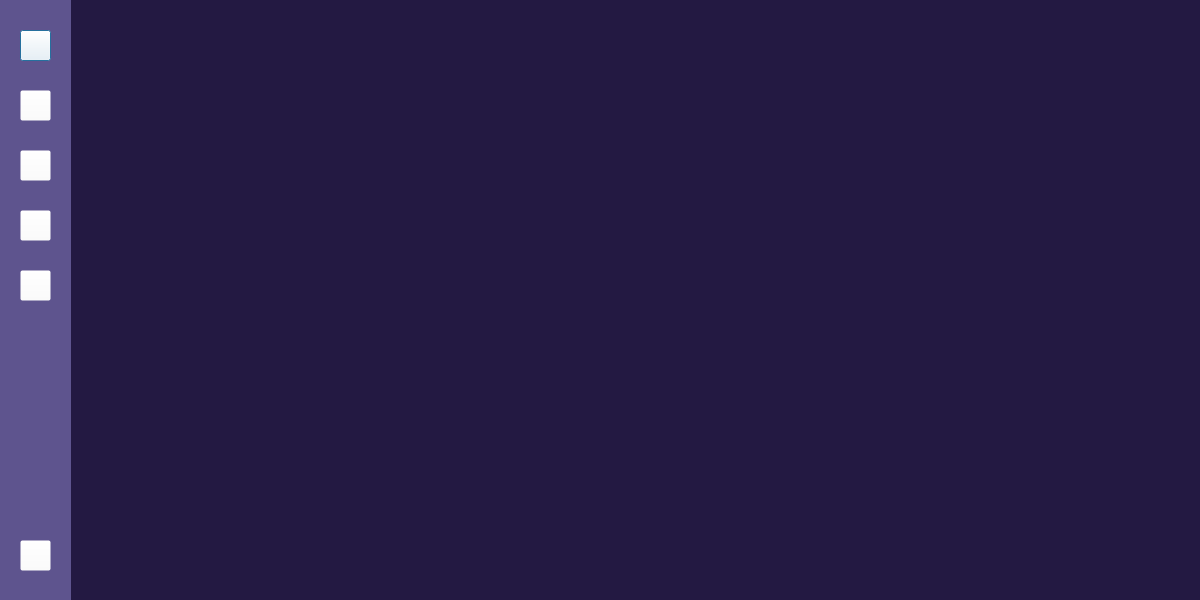
<?xml version="1.0" encoding="UTF-8"?>
<ui version="4.0">
 <class>LoginScreen</class>
 <widget class="QDialog" name="LoginScreen">
  <property name="geometry">
   <rect>
    <x>0</x>
    <y>0</y>
    <width>1200</width>
    <height>600</height>
   </rect>
  </property>
  <property name="font">
   <font>
    <family>Montserrat</family>
   </font>
  </property>
  <property name="windowTitle">
   <string>Dialog</string>
  </property>
  <property name="styleSheet">
   <string notr="true">background-color: rgb(35, 25, 66);</string>
  </property>
  <widget class="QWidget" name="load" native="true">
   <property name="geometry">
    <rect>
     <x>70</x>
     <y>10</y>
     <width>1131</width>
     <height>591</height>
    </rect>
   </property>
  </widget>
  <widget class="QWidget" name="widget" native="true">
   <property name="geometry">
    <rect>
     <x>0</x>
     <y>0</y>
     <width>71</width>
     <height>601</height>
    </rect>
   </property>
   <property name="styleSheet">
    <string notr="true">background-color: rgb(94, 84, 142);</string>
   </property>
   <widget class="QPushButton" name="home">
    <property name="geometry">
     <rect>
      <x>20</x>
      <y>30</y>
      <width>31</width>
      <height>31</height>
     </rect>
    </property>
    <property name="styleSheet">
     <string notr="true">background-color: rgba(255, 255, 255, 0);
image: url(icons/home.png);</string>
    </property>
    <property name="text">
     <string/>
    </property>
   </widget>
   <widget class="QPushButton" name="stats">
    <property name="geometry">
     <rect>
      <x>20</x>
      <y>90</y>
      <width>31</width>
      <height>31</height>
     </rect>
    </property>
    <property name="styleSheet">
     <string notr="true">image: url(icons/stats.png);
background-color: rgba(255, 255, 255, 0);</string>
    </property>
    <property name="text">
     <string/>
    </property>
   </widget>
   <widget class="QPushButton" name="calendar">
    <property name="geometry">
     <rect>
      <x>20</x>
      <y>150</y>
      <width>31</width>
      <height>31</height>
     </rect>
    </property>
    <property name="styleSheet">
     <string notr="true">image: url(icons/calendar.png);
background-color: rgba(255, 255, 255, 0);</string>
    </property>
    <property name="text">
     <string/>
    </property>
   </widget>
   <widget class="QPushButton" name="location">
    <property name="geometry">
     <rect>
      <x>20</x>
      <y>210</y>
      <width>31</width>
      <height>31</height>
     </rect>
    </property>
    <property name="styleSheet">
     <string notr="true">image: url(icons/location.png);
background-color: rgba(255, 255, 255, 0);</string>
    </property>
    <property name="text">
     <string/>
    </property>
   </widget>
   <widget class="QPushButton" name="logout">
    <property name="geometry">
     <rect>
      <x>20</x>
      <y>540</y>
      <width>31</width>
      <height>31</height>
     </rect>
    </property>
    <property name="styleSheet">
     <string notr="true">image: url(icons/logout.png);
background-color: rgba(255, 255, 255, 0);</string>
    </property>
    <property name="text">
     <string/>
    </property>
   </widget>
   <widget class="QPushButton" name="people">
    <property name="geometry">
     <rect>
      <x>20</x>
      <y>270</y>
      <width>31</width>
      <height>31</height>
     </rect>
    </property>
    <property name="styleSheet">
     <string notr="true">image: url(icons/book.png);
background-color: rgba(255, 255, 255, 0);</string>
    </property>
    <property name="text">
     <string/>
    </property>
   </widget>
  </widget>
 </widget>
 <resources>
  <include location="../school Resource.qrc"/>
 </resources>
 <connections/>
</ui>
